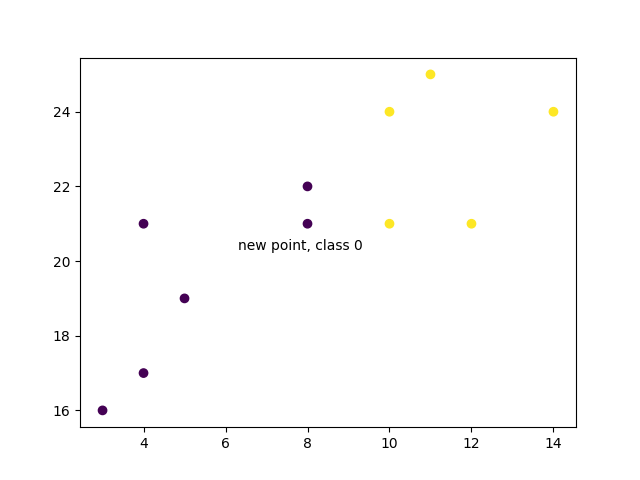

Reproduce this figure in Python.
# W3Schools, Python Machine Learning, K-nearest neighbors
import matplotlib.pyplot as plt
from sklearn.neighbors import KNeighborsClassifier

x = [4, 5, 10, 4, 3, 11, 14 , 8, 10, 12]
y = [21, 19, 24, 17, 16, 25, 24, 22, 21, 21]
classes = [0, 0, 1, 0, 0, 1, 1, 0, 1, 1]

data = list(zip(x, y))
knn = KNeighborsClassifier(n_neighbors=1)

knn.fit(data, classes)

new_x = 8
new_y = 21
new_point = [(new_x, new_y)]

prediction = knn.predict(new_point)

plt.scatter(x + [new_x], y + [new_y], c=classes + [prediction[0]]) 
plt.text(x = new_x - 1.7, y = new_y - 0.7, s = f"new point, class {prediction[0]}")
plt.show()
